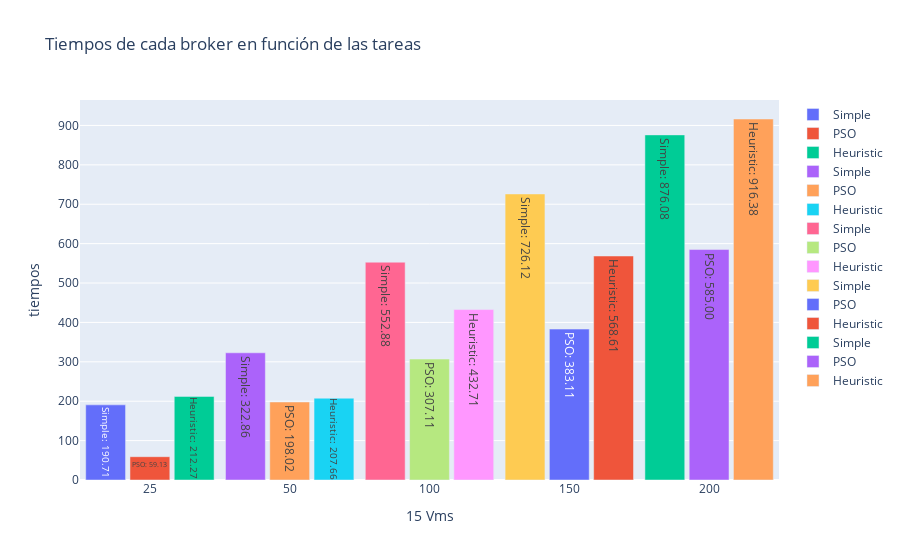

Notebook code cell kept with this figure:
### Code cell
# obtenemos los tiempos de ejecucion de cada broker en los cuales se ejecutaron con 15 vms
tiempos_vms = {}
for scenario in all_cases_brokers.keys():
    current_case = all_cases_brokers[scenario]
    vms = scenario.split('-')[1]
    cloudlets = scenario.split('-')[2]
    if(vms != '15'):
        continue
    if(cloudlets not in tiempos_vms):
        tiempos_vms[cloudlets] = {}
    if(vms not in tiempos_vms[cloudlets]):
        tiempos_vms[cloudlets] = {}

    for broker in current_case['Broker'].unique():
        if broker == 'DatacenterBrokerSimple':
            new_name = 'Simple'
        elif broker == 'DatacenterBrokerPSO':
            new_name = 'PSO'
        else:
            new_name = 'Heuristic'
        broker_data = current_case[current_case['Broker'] == broker]
        tiempos_vms[cloudlets][new_name] = float(broker_data['Maskespan'].values[0])
tiempos_vms = dict(sorted(tiempos_vms.items(), key=lambda item: int(item[0])))
# Crear el gráfico
fig = go.Figure()

# Agregar las barras para cada broker en cada escenario
for scenario, data in tiempos_vms.items():
    for i, (broker, tiempo) in enumerate(data.items()):
        fig.add_trace(go.Bar(
            x=[scenario],
            y=[tiempo],
            name=broker,
            text=f'{broker}: {float(tiempo):.2f}',  # Agregar información al tooltip
            hoverinfo='text',
            offsetgroup=i  # Asegurar que las barras estén centradas
        ))

# Configurar el layout del gráfico
fig.update_layout(
    barmode='group',
    xaxis_title='15 Vms',
    yaxis_title='tiempos',
    title='Tiempos de cada broker en función de las tareas',
    xaxis={'type': 'category'},  # Asegurar que el eje x sea categórico
    bargap=0.05,  # Reducir la separación entre barras dentro de un grupo
    bargroupgap=0.1  # Reducir la separación entre grupos de barras
)

# Mostrar el gráfico
fig.show()

### Figure 1 — Plotly figure (JSON) as saved in the notebook; plotly's stock layout.template omitted (floating-point values rounded to 4 significant figures)
{"data": [{"hoverinfo": "text", "name": "Simple", "offsetgroup": "0", "text": "Simple: 190.71", "type": "bar", "x": ["25"], "y": [190.7]}, {"hoverinfo": "text", "name": "PSO", "offsetgroup": "1", "text": "PSO: 59.13", "type": "bar", "x": ["25"], "y": [59.13]}, {"hoverinfo": "text", "name": "Heuristic", "offsetgroup": "2", "text": "Heuristic: 212.27", "type": "bar", "x": ["25"], "y": [212.3]}, {"hoverinfo": "text", "name": "Simple", "offsetgroup": "0", "text": "Simple: 322.86", "type": "bar", "x": ["50"], "y": [322.9]}, {"hoverinfo": "text", "name": "PSO", "offsetgroup": "1", "text": "PSO: 198.02", "type": "bar", "x": ["50"], "y": [198.0]}, {"hoverinfo": "text", "name": "Heuristic", "offsetgroup": "2", "text": "Heuristic: 207.66", "type": "bar", "x": ["50"], "y": [207.7]}, {"hoverinfo": "text", "name": "Simple", "offsetgroup": "0", "text": "Simple: 552.88", "type": "bar", "x": ["100"], "y": [552.9]}, {"hoverinfo": "text", "name": "PSO", "offsetgroup": "1", "text": "PSO: 307.11", "type": "bar", "x": ["100"], "y": [307.1]}, {"hoverinfo": "text", "name": "Heuristic", "offsetgroup": "2", "text": "Heuristic: 432.71", "type": "bar", "x": ["100"], "y": [432.7]}, {"hoverinfo": "text", "name": "Simple", "offsetgroup": "0", "text": "Simple: 726.12", "type": "bar", "x": ["150"], "y": [726.1]}, {"hoverinfo": "text", "name": "PSO", "offsetgroup": "1", "text": "PSO: 383.11", "type": "bar", "x": ["150"], "y": [383.1]}, {"hoverinfo": "text", "name": "Heuristic", "offsetgroup": "2", "text": "Heuristic: 568.61", "type": "bar", "x": ["150"], "y": [568.6]}, {"hoverinfo": "text", "name": "Simple", "offsetgroup": "0", "text": "Simple: 876.08", "type": "bar", "x": ["200"], "y": [876.1]}, {"hoverinfo": "text", "name": "PSO", "offsetgroup": "1", "text": "PSO: 585.00", "type": "bar", "x": ["200"], "y": [585]}, {"hoverinfo": "text", "name": "Heuristic", "offsetgroup": "2", "text": "Heuristic: 916.38", "type": "bar", "x": ["200"], "y": [916.4]}], "layout": {"bargap": 0.05, "bargroupgap": 0.1, "barmode": "group", "title": {"text": "Tiempos de cada broker en función de las tareas"}, "xaxis": {"title": {"text": "15 Vms"}, "type": "category"}, "yaxis": {"title": {"text": "tiempos"}}}}
